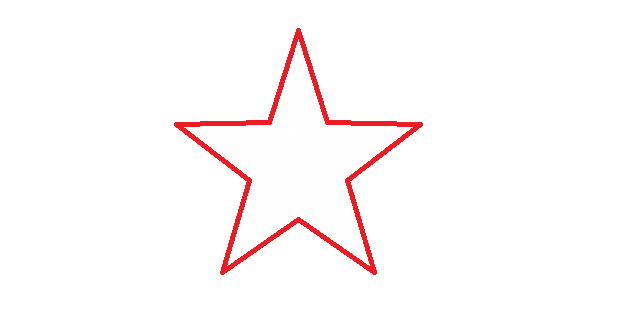
#> input picture src/ls13/test.jpg, 640 x 320 px, found by its file name
$ python moment.py
#> lines starting #> are read from the running program, lines starting #| are printed output that depends on the picture; after the words box and inside, x2 and y2 are one past the last pixel; in counts of white or black regions, pixels touching at a corner belong together
import cv2

img = cv2.imread("src/ls13/test.jpg")
#> img is the input picture: shape (320, 640, 3); mean B, G, R 250, 249.8, 254.5
img_gray = cv2.cvtColor(img,cv2.COLOR_BGR2GRAY)
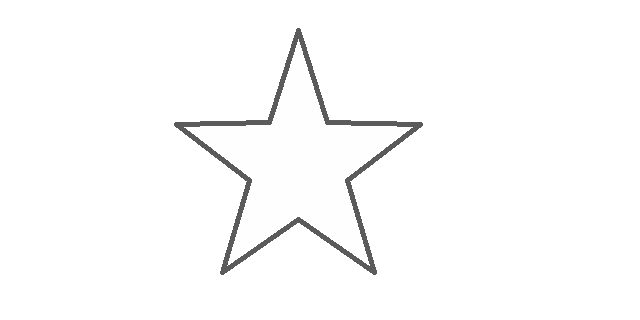
#> img_gray: shape (320, 640); min 91, max 255, mean 251.2
ret, img2= cv2.threshold(img_gray, 127, 255, cv2.THRESH_BINARY)
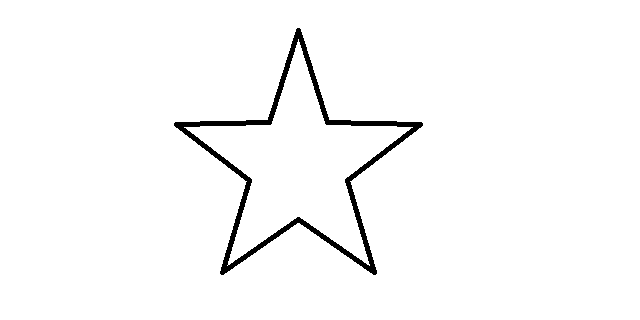
#> img2: shape (320, 640); 97.7% white; 1 black region
contours, hierarchy = cv2.findContours(img2, cv2.RETR_TREE, cv2.CHAIN_APPROX_SIMPLE)
#> contours = 3 contours; box (x1, y1, x2, y2) and area: (0, 0, 640, 320) 203841, (173, 27, 424, 276) 22826, (184, 39, 413, 266) 17352
cnt = contours[0]
#> cnt = [[0, 0], [0, 319], [639, 319], [639, 0]]
m = cv2.moments(cnt)
#> m = moments, m00 203841, centre m10/m00, m01/m00 = (319.5, 159.5)
area = cv2.contourArea(cnt)
#> area = 203841
perimeter= cv2.arcLength(cnt, True)
#> perimeter = 1916

print(m)
#> (printed output is left out)
print(area)
#| 203841.0
print(perimeter)
#| 1916.0
